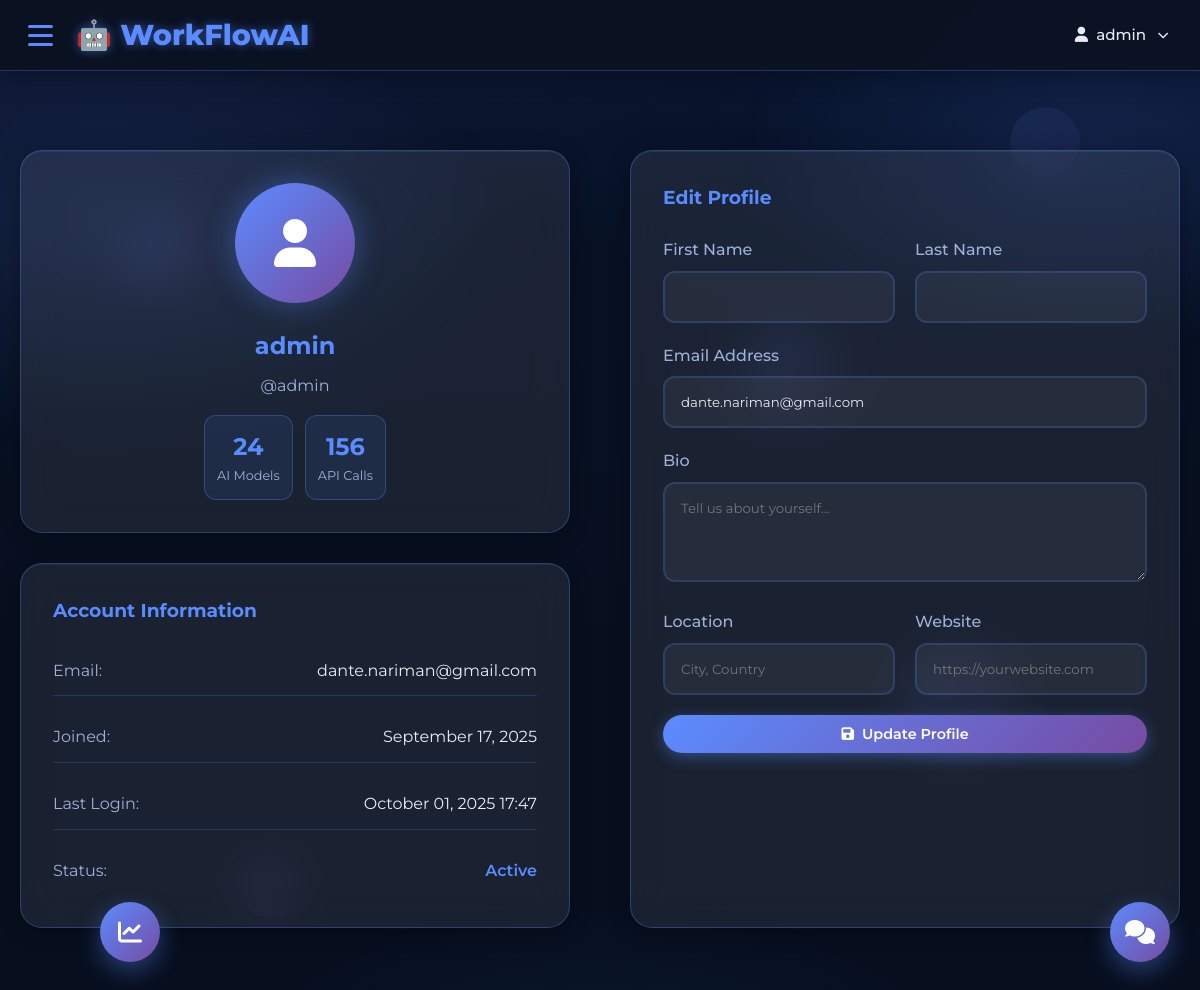
Page /accounts/profile/ (signed in) on the earlier database version.
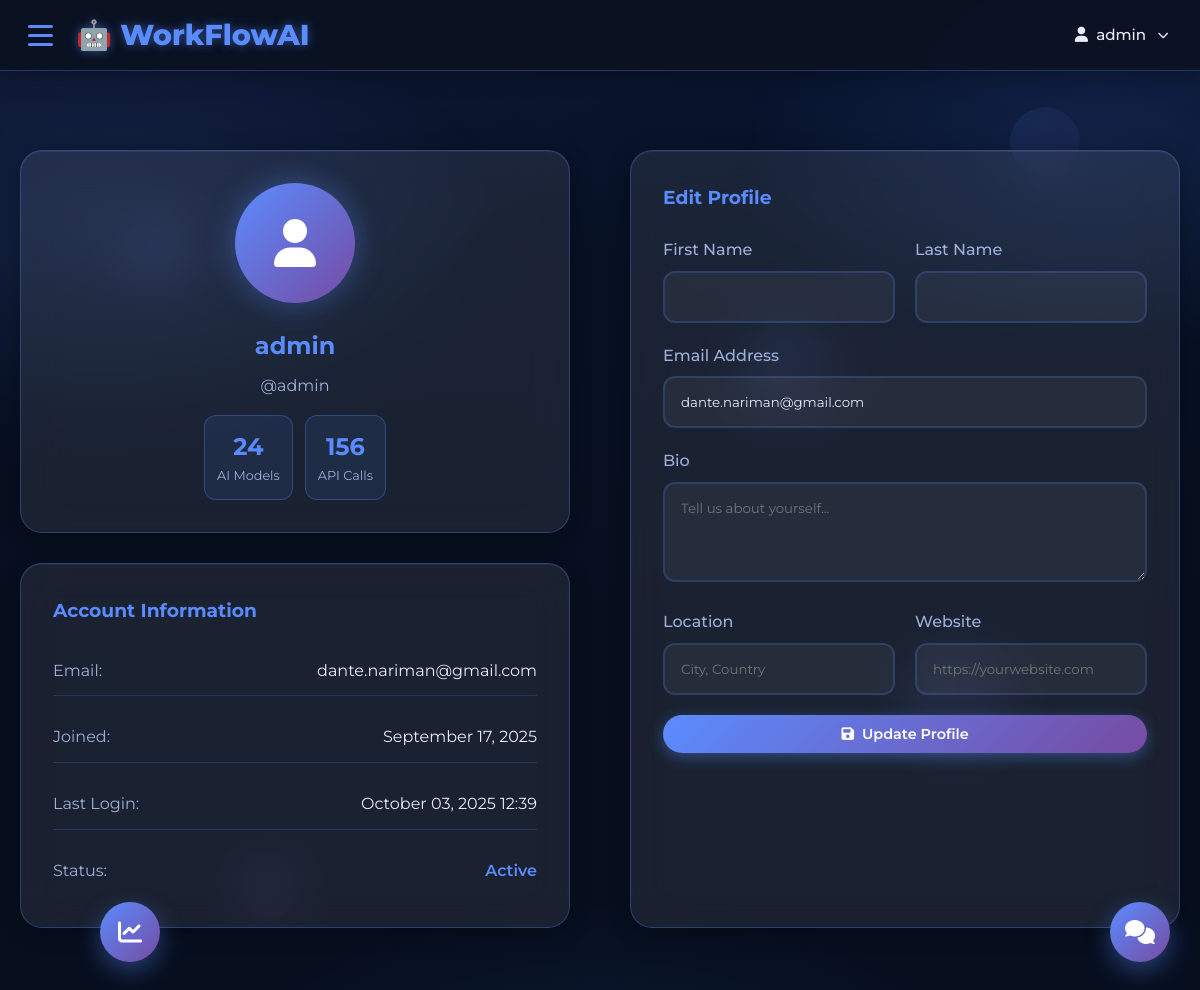
Same page on the later database version.
### accounts/models.py (models this page shows, shortened)
class CustomUser(AbstractUser):
    USER_TYPES = [
        ('individual', 'Individual'),
        ('business', 'Business'),
        ('enterprise', 'Enterprise'),
    ]
    SKILL_LEVELS = [
        ('beginner', 'Beginner'),
        ('intermediate', 'Intermediate'),
        ('advanced', 'Advanced'),
        ('expert', 'Expert'),
    ]
    email = models.EmailField(unique=True)
    phone_number = models.CharField(
        max_length=17,
        blank=True,
        validators=[validate_phone_number]
    )
    user_type = models.CharField(max_length=20, choices=USER_TYPES, default='individual')
    company_name = models.CharField(max_length=100, blank=True)
    job_title = models.CharField(max_length=100, blank=True)
    bio = models.TextField(max_length=500, blank=True)
    location = models.CharField(max_length=100, blank=True)
    website = models.URLField(blank=True)
    linkedin_url = models.URLField(blank=True)
    github_url = models.URLField(blank=True)
    avatar = models.ImageField(
        upload_to='avatars/',
        blank=True,
        null=True,
        validators=[validate_image_extension, validate_file_size]
    )
    skill_level = models.CharField(max_length=20, choices=SKILL_LEVELS, default='beginner')
    is_profile_public = models.BooleanField(default=True)
    receive_notifications = models.BooleanField(default=True)
    receive_marketing_emails = models.BooleanField(default=False)
    subscription_plan = models.CharField(max_length=20, default='free')
    api_calls_limit = models.IntegerField(default=1000)
    api_calls_used = models.IntegerField(default=0)
    subscription_expires = models.DateTimeField(null=True, blank=True)
    updated_at = models.DateTimeField(auto_now=True)
    last_login_ip = models.GenericIPAddressField(null=True, blank=True)
    USERNAME_FIELD = 'email'
    REQUIRED_FIELDS = ['username']
    class Meta:
        indexes = [
            models.Index(fields=['email']),
            models.Index(fields=['user_type']),
            models.Index(fields=['subscription_plan']),
        ]

### accounts/views.py (the view)
# urls.py: path('profile/', views.profile, name='profile'),
@login_required
def profile(request):
    if request.method == 'POST':
        form = ProfileForm(request.POST, request.FILES, instance=request.user)
        if form.is_valid():
            user = form.save()
            json_storage.save_user_data(user)
            json_storage.update_user_activity(
                user.id,
                'profile_updated',
                'User profile updated'
            )
            UserActivity.objects.create(
                user=user,
                activity_type='profile_updated',
                description='Profile information updated',
                ip_address=request.META.get('REMOTE_ADDR'),
                user_agent=request.META.get('HTTP_USER_AGENT', '')
            )
            messages.success(request, 'Profile updated successfully!')
            return redirect('profile')
    else:
        form = ProfileForm(instance=request.user)
    return render(request, 'accounts/profile.html', {'form': form})

### accounts/forms.py
class ProfileForm(forms.ModelForm):
    class Meta:
        model = CustomUser
        fields = ('first_name', 'last_name', 'email', 'bio', 'location', 'website', 'phone_number', 'avatar', 'job_title', 'company_name')
        widgets = {
            'bio': forms.Textarea(attrs={'rows': 4}),
        }

### templates/accounts/profile.html (shortened to what the changed rows need)
{% extends 'base_new.html' %}
{% block content %}
<section class="section">
    <div class="container">
        <div class="grid grid-2" style="gap: 60px;">
            <div>
                <div class="card" style="text-align: center; margin-bottom: 30px;">
                    <div style="width: 120px; height: 120px; background: linear-gradient(135deg, #5b8cff, #764ba2); border-radius: 50%; display: flex; align-items: center; justify-content: center; margin: 0 auto 24px; box-shadow: 0 0 30px rgba(91,140,255,.4);">
                        <i class="fas fa-user" style="font-size: 3rem; color: white;"></i>
                    </div>
                    <h2 style="color: #5b8cff; margin-bottom: 8px;">{{ user.get_full_name|default:user.username }}</h2>
                    <p style="color: #9fb0d9; margin-bottom: 16px;">@{{ user.username }}</p>
                    <div style="display: flex; gap: 12px; justify-content: center;">
                        <div style="text-align: center; padding: 12px; background: rgba(91,140,255,.1); border-radius: 12px; border: 1px solid rgba(91,140,255,.3);">
                        </div>
                        <div style="text-align: center; padding: 12px; background: rgba(91,140,255,.1); border-radius: 12px; border: 1px solid rgba(91,140,255,.3);">
                        </div>
                    </div>
                </div>
                <div class="card">
                    <div style="display: grid; gap: 16px;">
                        <div style="display: flex; justify-content: space-between; padding: 12px 0; border-bottom: 1px solid rgba(91,140,255,.2);">
                            <span style="color: #9fb0d9;">Email:</span>
                            <span style="color: #e7ecf7;">{{ user.email }}</span>
                        </div>
                        <div style="display: flex; justify-content: space-between; padding: 12px 0; border-bottom: 1px solid rgba(91,140,255,.2);">
                            <span style="color: #9fb0d9;">Joined:</span>
                            <span style="color: #e7ecf7;">{{ user.date_joined|date:"F d, Y" }}</span>
                        </div>
                        <div style="display: flex; justify-content: space-between; padding: 12px 0; border-bottom: 1px solid rgba(91,140,255,.2);">
                            <span style="color: #9fb0d9;">Last Login:</span>
                            <span style="color: #e7ecf7;">{{ user.last_login|date:"F d, Y H:i" }}</span>
                        </div>
                    </div>
                </div>
            </div>
            <div class="card">
                <form style="display: grid; gap: 20px;">
                    <div>
                        <label style="display: block; color: #9fb0d9; margin-bottom: 8px; font-weight: 500;">Email Address</label>
                        <input type="email" value="{{ user.email }}" style="width: 100%; padding: 16px; background: rgba(255,255,255,.05); border: 2px solid rgba(91,140,255,.2); border-radius: 12px; color: #e7ecf7; font-family: inherit; transition: all 0.3s ease;">
                    </div>
                </form>
            </div>
        </div>
    </div>
</section>
{% endblock %}

### templates/base_new.html (shortened to what this page needs)
<!DOCTYPE html>
<html lang="en">
<head>
    {% load static %}
    <link href="https://cdnjs.cloudflare.com/ajax/libs/font-awesome/6.0.0/css/all.min.css" rel="stylesheet">
    <link rel="stylesheet" href="{% static 'css/styles.css' %}?v={% now 'U' %}">
    <link rel="stylesheet" href="{% static 'css/scrollbar-enhancement.css' %}?v={% now 'U' %}">
</head>
<body class="{% block body_class %}{% endblock %}">
    <nav class="navbar">
        <div class="nav-container">
            <div class="nav-left">
                <div class="hamburger-menu" onclick="toggleSidebar()">
                    <span></span>
                    <span></span>
                    <span></span>
                </div>
                <div class="nav-logo">
                    <a href="{% url 'home' %}">🤖 WorkFlowAI</a>
                </div>
            </div>
            <div class="nav-right">
                {% if user.is_authenticated %}
                    <div class="dropdown profile-dropdown">
                        <a href="#" class="nav-link profile-toggle">
                            <i class="fas fa-user"></i>
                            {{ user.username }}
                            <i class="fas fa-chevron-down" style="font-size: 0.7rem; margin-left: 4px;"></i>
                        </a>
                    </div>
                {% else %}
                    <a href="{% url 'login' %}" class="nav-link">Login</a>
                    <a href="{% url 'signup' %}" class="btn btn-primary">
                        <i class="fas fa-rocket"></i>
                        Start Free Trial
                    </a>
                {% endif %}
            </div>
        </div>
    </nav>
    <div class="floating-shapes">
        <div class="shape shape-1"></div>
        <div class="shape shape-2"></div>
        <div class="shape shape-3"></div>
        <div class="shape shape-4"></div>
        <div class="shape shape-5"></div>
    </div>
    <div class="contact-widget" id="contactWidget">
        <div class="contact-toggle" onclick="toggleContact()">
            <i class="fas fa-comments"></i>
        </div>
    </div>
    <div class="performance-widget" id="performanceWidget">
        <div class="performance-toggle" onclick="togglePerformance()">
            <i class="fas fa-chart-line"></i>
        </div>
    </div>
    <main>
        {% block content %}{% endblock %}
    </main>
</body>
</html>

Differences in the rows shown:
changed CustomUser "admin": last_login "October 01, 2025 17:47" → "October 03, 2025 12:39"
